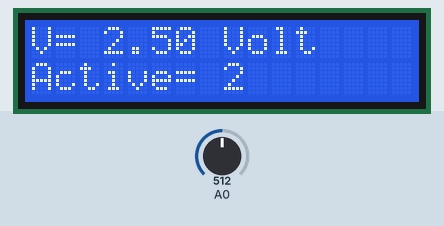
Recording of a sketch running on a simulated Arduino Uno, built with avr-gcc and run on an emulated ATmega328P. Parts: 16×2 character LCD. Inputs (shaded band) come from the test bench; at power-on: A0 = 512.

Above: at 2.2 s.
2.3 s: A0 set to 716
At 3.8 s:
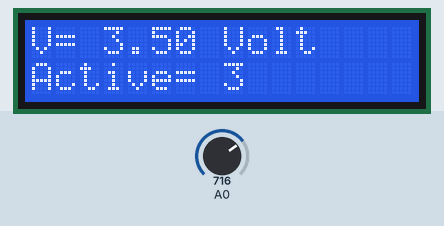
4.5 s: A0 set to 900
At 5.3 s:
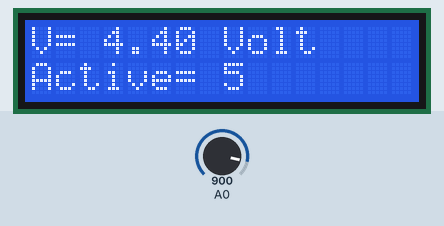
6.5 s: A0 set to 1023
At 8.4 s:
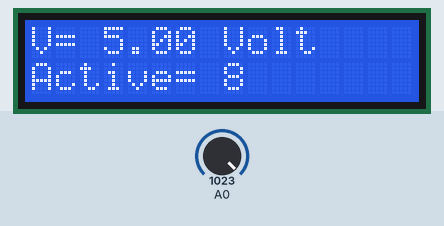
Timing chart, 0 to 9.9 s (numbered marks = the images above; inputs shaded):
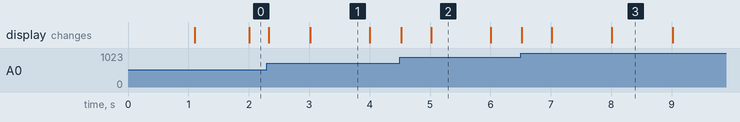

The sketch:

DC_Voltmeter_I2CLCD.ino
```cpp
#include <Wire.h>
#include <LiquidCrystal_I2C.h>

// Set the LCD address to 0x27
LiquidCrystal_I2C lcd(0x27, 16, 2);

void setup() {
  lcd.begin();
  lcd.backlight();
  lcd.setCursor(0,0);
  lcd.print("arducoding.com");
  delay(1000);
  lcd.clear();
}

void loop() {
  // read the input on analog pin 0:
  double sensorValue = analogRead(A0);

  //mapping hasil baca sensor menjadi 0-5V
  sensorValue = mapf(sensorValue, 0, 1023, 0, 5);
  lcd.setCursor(0,0); // Line 1
  lcd.print("V= ");
  lcd.print(sensorValue);
  lcd.print(" Volt");
  lcd.setCursor(0,1);  // Line 2
  lcd.print("Active= ");
  lcd.print(millis()/1000);
}

//fungsi mapping untuk tipe data double (dua digit belakang koma)
double mapf(double val, double in_min, double in_max, double out_min, double out_max) {
    return (val - in_min) * (out_max - out_min) / (in_max - in_min) + out_min;
}
```

Measured:
- what the display in image 1 shows lasts 1.0 s, from 3.0 s to 4.0 s
